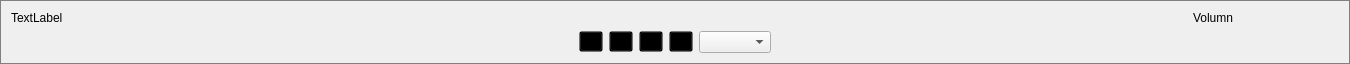
<?xml version="1.0" encoding="UTF-8"?>
<ui version="4.0">
 <class>ControlBar</class>
 <widget class="QWidget" name="ControlBar">
  <property name="geometry">
   <rect>
    <x>0</x>
    <y>0</y>
    <width>1350</width>
    <height>62</height>
   </rect>
  </property>
  <property name="maximumSize">
   <size>
    <width>16777215</width>
    <height>62</height>
   </size>
  </property>
  <property name="windowTitle">
   <string>Form</string>
  </property>
  <property name="styleSheet">
   <string notr="true">#ControlBar {
border:1px solid gray;
}
QToolButton{
	background-color:transparent;
}</string>
  </property>
  <layout class="QVBoxLayout" name="verticalLayout">
   <item>
    <layout class="QHBoxLayout" name="horizontalLayout_3" stretch="9,1">
     <property name="sizeConstraint">
      <enum>QLayout::SetMaximumSize</enum>
     </property>
     <item>
      <layout class="QHBoxLayout" name="horizontalLayout_2" stretch="0,0">
       <property name="sizeConstraint">
        <enum>QLayout::SetDefaultConstraint</enum>
       </property>
       <item>
        <widget class="QLabel" name="posiotion_label">
         <property name="sizePolicy">
          <sizepolicy hsizetype="Fixed" vsizetype="Preferred">
           <horstretch>0</horstretch>
           <verstretch>0</verstretch>
          </sizepolicy>
         </property>
         <property name="text">
          <string>TextLabel</string>
         </property>
        </widget>
       </item>
       <item>
        <widget class="FurrainSlider" name="widget_2" native="true">
         <property name="sizePolicy">
          <sizepolicy hsizetype="Expanding" vsizetype="Preferred">
           <horstretch>10</horstretch>
           <verstretch>0</verstretch>
          </sizepolicy>
         </property>
         <property name="maximumSize">
          <size>
           <width>1980</width>
           <height>16777215</height>
          </size>
         </property>
        </widget>
       </item>
      </layout>
     </item>
     <item>
      <layout class="QHBoxLayout" name="horizontalLayout">
       <item>
        <widget class="QLabel" name="volumn_label">
         <property name="sizePolicy">
          <sizepolicy hsizetype="Fixed" vsizetype="Preferred">
           <horstretch>0</horstretch>
           <verstretch>0</verstretch>
          </sizepolicy>
         </property>
         <property name="text">
          <string>Volumn</string>
         </property>
        </widget>
       </item>
       <item>
        <widget class="FurrainSlider" name="widget" native="true">
         <property name="sizePolicy">
          <sizepolicy hsizetype="Expanding" vsizetype="Preferred">
           <horstretch>0</horstretch>
           <verstretch>0</verstretch>
          </sizepolicy>
         </property>
         <property name="minimumSize">
          <size>
           <width>100</width>
           <height>0</height>
          </size>
         </property>
        </widget>
       </item>
      </layout>
     </item>
    </layout>
   </item>
   <item>
    <layout class="QHBoxLayout" name="horizontalLayout_4">
     <item>
      <spacer name="horizontalSpacer">
       <property name="orientation">
        <enum>Qt::Horizontal</enum>
       </property>
       <property name="sizeHint" stdset="0">
        <size>
         <width>40</width>
         <height>20</height>
        </size>
       </property>
      </spacer>
     </item>
     <item>
      <widget class="QToolButton" name="pre">
       <property name="text">
        <string>...</string>
       </property>
      </widget>
     </item>
     <item>
      <widget class="QToolButton" name="start_pause">
       <property name="styleSheet">
        <string notr="true"/>
       </property>
       <property name="text">
        <string>...</string>
       </property>
      </widget>
     </item>
     <item>
      <widget class="QToolButton" name="stop">
       <property name="text">
        <string>...</string>
       </property>
      </widget>
     </item>
     <item>
      <widget class="QToolButton" name="next">
       <property name="text">
        <string>...</string>
       </property>
      </widget>
     </item>
     <item>
      <widget class="QComboBox" name="comboBox">
       <property name="focusPolicy">
        <enum>Qt::ClickFocus</enum>
       </property>
      </widget>
     </item>
     <item>
      <spacer name="horizontalSpacer_2">
       <property name="orientation">
        <enum>Qt::Horizontal</enum>
       </property>
       <property name="sizeHint" stdset="0">
        <size>
         <width>40</width>
         <height>20</height>
        </size>
       </property>
      </spacer>
     </item>
    </layout>
   </item>
  </layout>
 </widget>
 <customwidgets>
  <customwidget>
   <class>FurrainSlider</class>
   <extends>QWidget</extends>
   <header location="global">FurrainSlider.h</header>
   <container>1</container>
  </customwidget>
 </customwidgets>
 <resources/>
 <connections/>
</ui>
